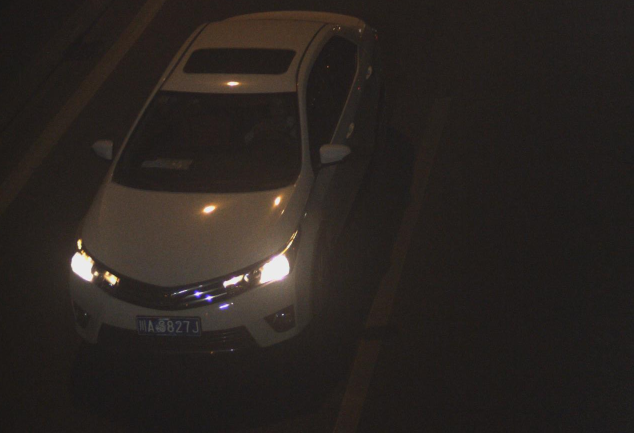
#> input picture image processing/images/7-复杂场景下车牌识别-昏暗+污染---该图片仅用于教学实验，务必不能上网或者随意传播，违者必究.png, 1267 x 866 px (shown at 1/2 size)
$ python demo.py
#> lines starting #> are read from the running program, lines starting #| are printed output that depends on the picture
import cv2
import numpy as np
import matplotlib.pyplot as plt
import os

def prepprocess_image(image):
    gray_image = cv2.cvtColor(image, cv2.COLOR_BGR2GRAY)
    equ_image = cv2.equalizeHist(gray_image)
    blur_image = cv2.GaussianBlur(equ_image, (3, 3), 0)
    return blur_image


#手动调整HSV阈值
def adjust_hsv_threshold(image):
    def nothing(x):
        pass

    cv2.namedWindow("HSV Adjust")
    cv2.createTrackbar("H Min", "HSV Adjust", 190, 255, nothing)
    cv2.createTrackbar("H Max", "HSV Adjust", 245, 255, nothing)
    cv2.createTrackbar("S Min", "HSV Adjust", int(0.35 * 255), 255, nothing)
    cv2.createTrackbar("S Max", "HSV Adjust", 255, 255, nothing)
    cv2.createTrackbar("V Min", "HSV Adjust", int(0.3 * 255), 255, nothing)
    cv2.createTrackbar("V Max", "HSV Adjust", 255, 255, nothing)

    while True:
        h_min = cv2.getTrackbarPos("H Min", "HSV Adjust")
        h_max = cv2.getTrackbarPos("H Max", "HSV Adjust")
        s_min = cv2.getTrackbarPos("S Min", "HSV Adjust")
        s_max = cv2.getTrackbarPos("S Max", "HSV Adjust")
        v_min = cv2.getTrackbarPos("V Min", "HSV Adjust")
        v_max = cv2.getTrackbarPos("V Max", "HSV Adjust")

        lower_hsv = np.array([h_min, s_min, v_min], dtype=np.uint8)
        upper_hsv = np.array([h_max, s_max, v_max], dtype=np.uint8)

        hsv = cv2.cvtColor(image, cv2.COLOR_BGR2HSV)
        mask = cv2.inRange(hsv, lower_hsv, upper_hsv)
        cv2.imshow("Mask", mask)

        if cv2.waitKey(1) & 0xFF == ord('q'):
            break

    cv2.destroyAllWindows()
    return lower_hsv, upper_hsv


def locate_license_plate(image):
    # 转换到HSV颜色空间
    hsv = cv2.cvtColor(image, cv2.COLOR_BGR2HSV)
    # 定义蓝色车牌的HSV阈值
    lower_blue, upper_blue = adjust_hsv_threshold(image)


    mask = cv2.inRange(hsv, lower_blue, upper_blue)

    mask = cv2.morphologyEx(mask, cv2.MORPH_CLOSE, np.ones((3, 3), np.uint8))

    # cv2.imshow("HSV Mask", mask)
    # cv2.waitKey(0)

    # 查找轮廓
    contours, _ = cv2.findContours(mask, cv2.RETR_EXTERNAL, cv2.CHAIN_APPROX_SIMPLE)

    # 筛选符合尺寸比例的轮廓（车牌近似矩形）
    candidate_contours = []
    for cnt in contours:
        x, y, w, h = cv2.boundingRect(cnt)
        aspect_ratio = float(w) / h  # 车牌宽高比一般在2~5之间
        area = cv2.contourArea(cnt)

        # 设置过滤条件：面积和宽高比
        if area > 500 and 2 < aspect_ratio < 5:
            candidate_contours.append((x, y, w, h))

    # 如果没有找到符合条件的轮廓，返回None
    if not candidate_contours:
        return None

    # 按面积排序，取最大一个
    candidate_contours.sort(key=lambda x: x[2] * x[3], reverse=True)
    x, y, w, h = candidate_contours[0]

    # 返回裁剪出的车牌区域
    return image[y:y + h, x:x + w]

def binarize_plate(image):
    gray = cv2.cvtColor(image, cv2.COLOR_BGR2GRAY)
    blur = cv2.GaussianBlur(gray, (5, 5), 0)
    _, binary = cv2.threshold(gray, 0, 255, cv2.THRESH_BINARY + cv2.THRESH_OTSU)
    return binary


if __name__ == '__main__':
    image = cv2.imread('images/7-复杂场景下车牌识别-昏暗+污染---该图片仅用于教学实验，务必不能上网或者随意传播，违者必究.png')
#> image is the input picture: shape (866, 1267, 3); mean B, G, R 32.3, 35.9, 41.8
    image = cv2.resize(image, (400,300))
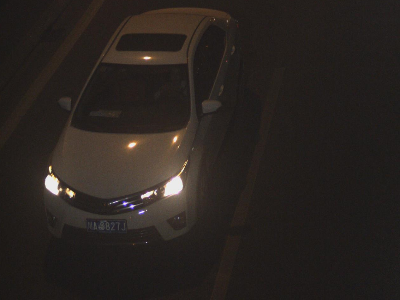
#> image: shape (300, 400, 3); mean B, G, R 32.2, 35.8, 41.7


    cv2.imshow('Original Image', image)
    cv2.waitKey(0)

    blur_image = prepprocess_image(image)
#> in prepprocess_image, `equ_image = cv2.equalizeHist(gray_image)`:
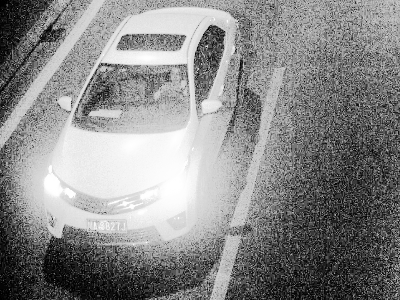
#> equ_image: shape (300, 400); min 0, max 255, mean 136.1
#> in prepprocess_image, `blur_image = cv2.GaussianBlur(equ_image, (3, 3), 0)`:
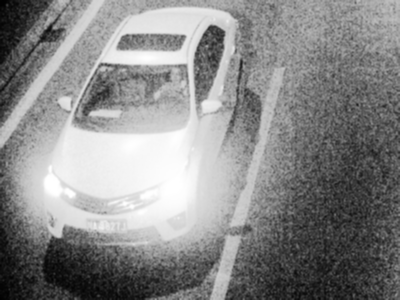
#> blur_image: shape (300, 400); min 1, max 255, mean 136.1
    cv2.imshow('Preprocessed Image', blur_image)
    cv2.waitKey(0)

    plate_region = locate_license_plate(image)
#> in locate_license_plate, `hsv = cv2.cvtColor(image, cv2.COLOR_BGR2HSV)`: hsv: shape (300, 400, 3); mean H, S, V 19.4, 55.2, 41.8
#> in adjust_hsv_threshold, `mask = cv2.inRange(hsv, lower_hsv, upper_hsv)`: mask: shape (300, 400); every value is 0
#> (key q is pressed here)
#> in locate_license_plate, `lower_blue, upper_blue = adjust_hsv_threshold(image)`: lower_blue = [190, 89, 76]; upper_blue = [245, 255, 255]
#> in locate_license_plate, `contours, _ = cv2.findContours(mask, cv2.RETR_EXTERNAL, cv2.CHAIN_APPR..`: contours = []
    cv2.imshow('Detected License Plate', plate_region)
    cv2.waitKey(0)

#> (the run stopped early here; a loop or call above may not have finished)

$ run again, with image processing/images/1基于复杂场景图像的违法车辆照片3--昏暗场景.png copied over image processing/images/7-复杂场景下车牌识别-昏暗+污染---该图片仅用于教学实验，务必不能上网或者随意传播，违者必究.png
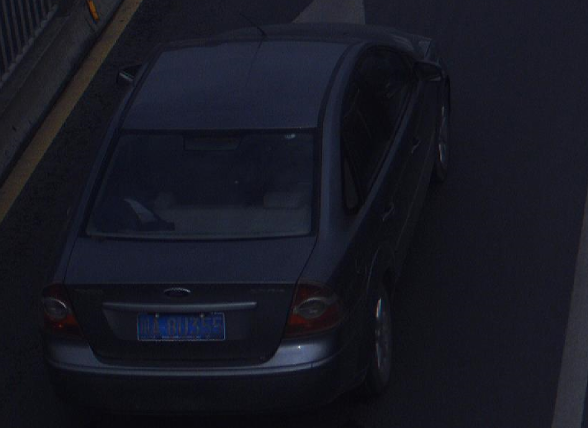
#> input picture image processing/images/1基于复杂场景图像的违法车辆照片3--昏暗场景.png, 1176 x 856 px (shown at 1/2 size)
#> image is the input picture: shape (856, 1176, 3); mean B, G, R 34.2, 24, 23.1
#> image: shape (300, 400, 3)
#> in prepprocess_image, `equ_image = cv2.equalizeHist(gray_image)`:
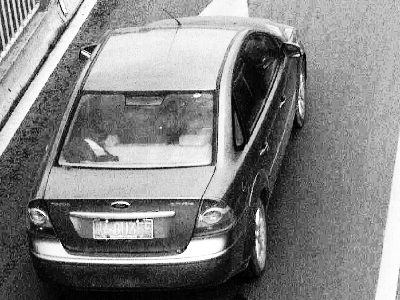
#> equ_image: shape (300, 400); min 0, max 255, mean 132
#> in prepprocess_image, `blur_image = cv2.GaussianBlur(equ_image, (3, 3), 0)`:
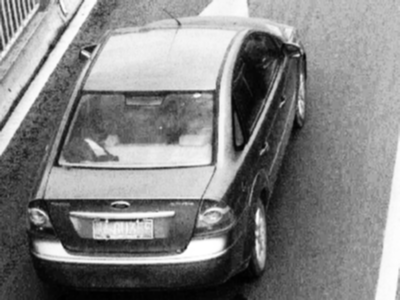
#> blur_image: shape (300, 400); min 0, max 255, mean 132
#> hsv: shape (300, 400, 3); mean H, S, V 116.9, 86.5, 34.4
#> mask: shape (300, 400); every value is 0
#> lower_blue = [190, 89, 76]; upper_blue = [245, 255, 255]
#> contours = []
